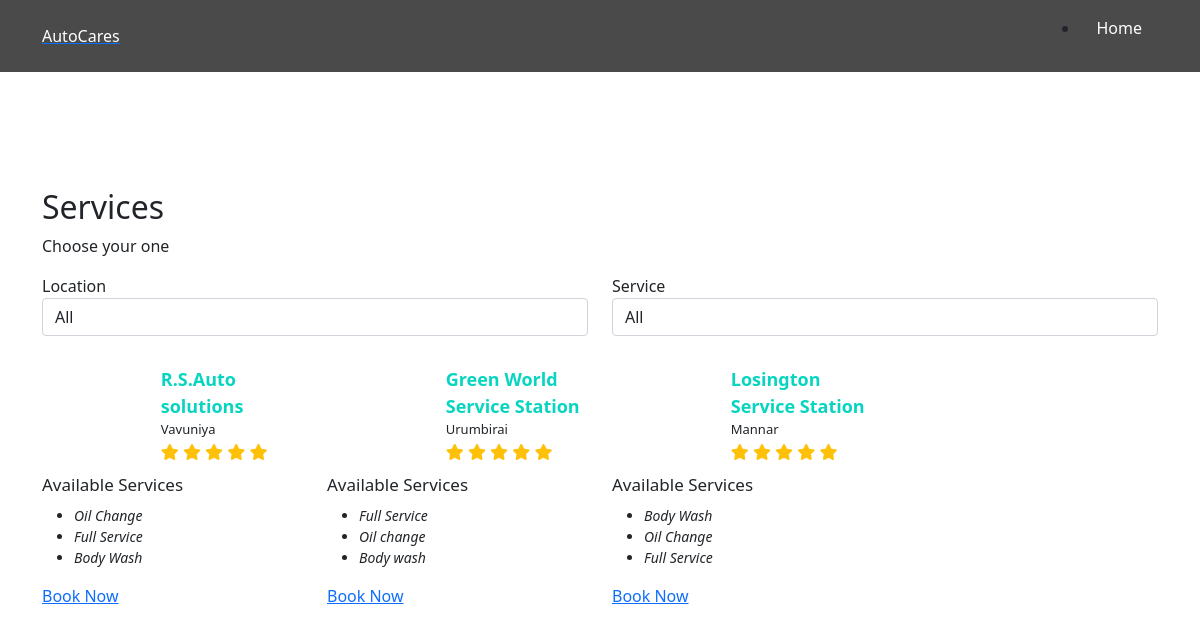
The page / on the database its author committed.
### tables this page shows
CREATE TABLE `shops` (
  `id` int(11) NOT NULL,
  `name` varchar(255) NOT NULL,
  `address` varchar(255) NOT NULL,
  `district` varchar(255) NOT NULL,
  `image` varchar(255) DEFAULT NULL,
  `created` timestamp NOT NULL DEFAULT current_timestamp(),
  `updated` timestamp NOT NULL DEFAULT current_timestamp() ON UPDATE current_timestamp()
);

CREATE TABLE `services` (
  `id` int(11) NOT NULL,
  `service` varchar(255) NOT NULL,
  `shop_id` int(11) NOT NULL
);

### application/controllers/Home.php (called while the page is built, shortened)
<?php
class Home extends CI_Controller {
	public function index()
	{
		$this->load->model('Home_model');
		$data['shops'] = $this->Home_model->shops();
		$data['locations'] = $this->Home_model->locations();
		$data['services'] = $this->Home_model->showservices();
		$this->load->view('layout/head');
		$this->load->view('layout/header');
		$this->load->view('home/index', $data);
		$this->load->view('layout/footer');
	}
}

### index.php (called while the page is built, shortened)
<?php
require_once BASEPATH.'core/CodeIgniter.php';

### application/models/Home_model.php (called while the page is built, shortened)
<?php
class Home_model extends CI_Model {
        function shops(){
                $sql = "SELECT * FROM shops";
                $query = $this->db->query($sql);
                $result = $query->result();
                return $result;
        }
        function services($shop_id){
                $sql = "SELECT * FROM services WHERE shop_id = $shop_id LIMIT 3";
                $query = $this->db->query($sql);
                $result = $query->result();
                return $result;
        }
        function service_available($shop_id){
                $sql = "SELECT * FROM services WHERE shop_id = $shop_id LIMIT 3";
                $query = $this->db->query($sql);
                $result = $query->num_rows();
                return $result;
        }
}
?>

### application/views/home/index.php (the view, shortened to what this page needs)
    <section id="counts" class="counts" style="margin-top:20px;">
      <div class="container" data-aos="fade-up">
        <div class="row gy-4" style="margin-top:10px;">
          <div class="clients-slider swiper">
            <div class="swiper-wrapper align-items-center">
              <div class="swiper-slide">
              </div>
              <div class="swiper-slide">
              </div>
              <div class="swiper-slide">
              </div>
              <div class="swiper-slide">
              </div>
              <div class="swiper-slide">
              </div>
              <div class="swiper-slide">
              </div>
            </div>
          </div>
        </div>
        </div>
    </section>
    <section id="pricing" class="pricing">
      <div class="container" data-aos="fade-up">
        <header class="section-header">
          <h2>Services</h2>
          <p>Choose your one</p>
        </header>
        <div class="row" style="margin-bottom: 30px;">
          <div class="col-md-6">
            <label>Location</label>
            <select class="form-control">
              <option value=''>All</option>
            </select>
          </div>
          <div class="col-md-6">
            <label>Service</label>
            <select class="form-control">
              <option>All</option>
            </select>
          </div>
        </div>
        <div class="row gy-4" data-aos="fade-left">
          <?php
          $CI =& get_instance();
          foreach ($shops as $shop) {
            ?>
            <div class="col-lg-3 col-md-6" data-aos="zoom-in" data-aos-delay="100">
                <div class="box">
                  <div class="row">
                    <div class="col-sm-5">
                      <div style="text-align:left;" class="img-fluid">
                      </div>
                    </div>
                    <div class="col-sm-7">
                      <div style="color: #07d5c0; text-align: left; font-weight: 700; font-size: 18px;">  <?php echo $shop->name; ?>
                      </div>
                      <div style="text-align: left; font-size:13px;"><?php echo $shop->address; ?></div>
                      <div class="stars" style="text-align:left; color: #ffc107;">
                        <i class="fas fa-star"></i>
                        <i class="fas fa-star"></i>
                        <i class="fas fa-star"></i>
                        <i class="fas fa-star"></i>
                        <i class="fas fa-star"></i>
                      </div>
                    </div>
                  <?php
                  $shop_id = $shop->id;
                  if ($CI->Home_model->service_available($shop_id) > 0) {
                    ?>
                    <div style="font-size: 17px; margin-top: 8px; text-align: left; margin-bottom:8px;">Available Services</div>
                    <div>
                      <ul style="text-align:left; font-size:14px; font-style: italic;">
                        <?php
                        $services = $CI->Home_model->services($shop_id);
                        foreach ($services as $ser) {
                          echo "<li>$ser->service</li>";
                        }
                        ?>
                      </ul>
                    </div>
                    <?php
                  }
                  ?>
                  <a href="<?php echo base_url(); ?>Booking/index/<?php echo $shop_id; ?>" class="btn-buy">Book Now</a>
                </div>
              </div>
            </div>
            <?php
          }
          ?>
      </div>
    </div>
</section>

### application/views/layout/head.php (shortened to what this page needs)
<!DOCTYPE html>
<html lang="en">
<head>
  <link rel="stylesheet" href="https://cdnjs.cloudflare.com/ajax/libs/font-awesome/6.0.0-beta3/css/all.min.css" />
  <link href="<?php echo base_url(); ?>assets/vendor/aos/aos.css" rel="stylesheet">
  <link href="<?php echo base_url(); ?>assets/vendor/bootstrap/css/bootstrap.min.css" rel="stylesheet">
  <link href="<?php echo base_url(); ?>assets/vendor/bootstrap-icons/bootstrap-icons.css" rel="stylesheet">
  <link href="<?php echo base_url(); ?>assets/vendor/glightbox/css/glightbox.min.css" rel="stylesheet">
  <link href="<?php echo base_url(); ?>assets/vendor/remixicon/remixicon.css" rel="stylesheet">
  <link href="<?php echo base_url(); ?>assets/vendor/swiper/swiper-bundle.min.css" rel="stylesheet">
  <link href="<?php echo base_url(); ?>assets/css/style.css" rel="stylesheet">
</head>

### application/views/layout/header.php (shortened to what this page needs)
<body>
  <header id="header" class="header fixed-top" style="background-color: #4a4a4a;">
    <div class="container-fluid container-xl d-flex align-items-center justify-content-between">
      <a href="" class="logo d-flex align-items-center">
        <span style="color:white;">AutoCares</span>
      </a>
      <nav id="navbar" class="navbar">
        <ul>
          <li><a style="color:white;" class="nav-link scrollto active" href="">Home</a></li>
        </ul>
      </nav>
    </div>
  </header>

### application/views/layout/footer.php (shortened to what this page needs)
</body>
</html>

### rows shown on the page
shops: name "R.S.Auto solutions", address "Vavuniya"
services: service "Oil Change"
services: service "Full Service"
services: service "Body Wash"
shops: name "Green World Service Station", address "Urumbirai"
services: service "Full Service"
services: service "Oil change"
services: service "Body wash"
shops: name "Losington Service Station", address "Mannar"
services: service "Body Wash"
services: service "Oil Change"
services: service "Full Service"
